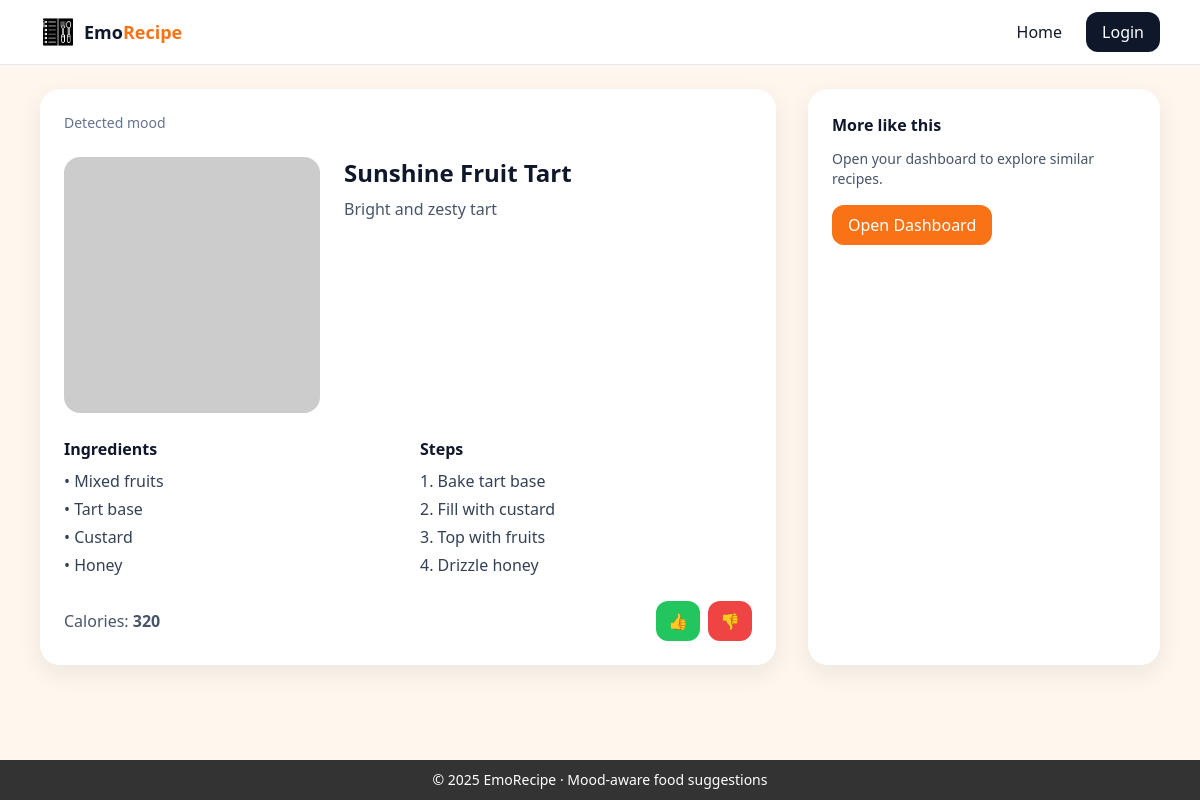
/recipe/1, run on the app's committed database.
### tables this page shows
CREATE TABLE recipes (
  id INTEGER PRIMARY KEY AUTOINCREMENT,
  title TEXT NOT NULL,
  description TEXT,
  ingredients TEXT NOT NULL,  -- JSON array
  steps TEXT NOT NULL,        -- JSON array
  calories INTEGER DEFAULT 0,
  mood_tag TEXT NOT NULL,     -- celebration | chocolate | comfort | high_protein | fresh
  image_url TEXT,
  rating REAL DEFAULT 4.5
);

### app.py (the view)
@app.get("/recipe/<int:rid>")
def recipe_view(rid: int):
    recipe = query_one("SELECT * FROM recipes WHERE id = ?", (rid,))
    if not recipe:
        flash("Recipe not found", "error")
        return redirect(url_for("home"))
    recipe = dict(recipe)
    recipe["ingredients"] = json.loads(recipe["ingredients"])
    recipe["steps"] = json.loads(recipe["steps"])
    recipe_title_sanitized = recipe["title"].replace(" ", "+")
    recipe["image_url"] = f"https://placehold.co/600x450/f97316/fff?text={recipe_title_sanitized}"
    return render_template("mood_based_recipe_card.html", recipe=recipe, mood=request.args.get("mood", ""), config=app.config)

### database/db_helper.py (called while the page is built)
def _connect():
    con = sqlite3.connect(current_app.config["DATABASE_PATH"])
    con.row_factory = sqlite3.Row
    return con

def get_db():
    if "db" not in g:
        g.db = _connect()
    return g.db

def query_one(sql: str, params: tuple = ()):
    cur = get_db().execute(sql, params)
    row = cur.fetchone()
    cur.close()
    return row

### templates/mood_based_recipe_card.html (shortened to what this page needs)
{% extends "base.html" %}
{% block content %}
<div class="grid md:grid-cols-3 gap-8">
  <div class="md:col-span-2 card-soft bg-white p-6">
    <div class="text-sm text-slate-500">Detected mood</div>
    <div class="mt-6 flex flex-col md:flex-row gap-6">
      {% if recipe.image_url %}
        <img src="{{ recipe.image_url }}" class="w-full md:w-64 h-64 object-cover rounded-2xl" alt="">
      {% endif %}
      <div>
        <h3 class="text-2xl font-semibold">{{ recipe.title }}</h3>
        <p class="text-slate-600 mt-2">{{ recipe.description }}</p>
      </div>
    </div>
    <div class="mt-6 grid md:grid-cols-2 gap-6">
      <div>
        <h4 class="font-semibold mb-2">Ingredients</h4>
        <ul class="space-y-1 text-slate-700">
          {% for x in recipe.ingredients %}
          <li>• {{ x }}</li>
          {% endfor %}
        </ul>
      </div>
      <div>
        <h4 class="font-semibold mb-2">Steps</h4>
        <ol class="list-decimal list-inside space-y-1 text-slate-700">
          {% for s in recipe.steps %}
          <li>{{ s }}</li>
          {% endfor %}
        </ol>
      </div>
    </div>
    <div class="mt-6 flex items-center justify-between">
      <span class="text-slate-600">Calories: <strong>{{ recipe.calories }}</strong></span>
      <div class="flex gap-2">
        <button class="px-3 py-2 rounded-xl bg-green-500 text-white"
                onclick="sendFeedback({{ recipe.id }}, '{{ mood }}','up')">👍</button>
        <button class="px-3 py-2 rounded-xl bg-red-500 text-white"
                onclick="sendFeedback({{ recipe.id }}, '{{ mood }}','down')">👎</button>
      </div>
    </div>
  </div>
  <aside class="card-soft bg-white p-6">
    <h4 class="font-semibold mb-3">More like this</h4>
    <p class="text-sm text-slate-600">Open your dashboard to explore similar recipes.</p>
    <a href="/dashboard" class="inline-block mt-4 btn-accent px-4 py-2 rounded-xl">Open Dashboard</a>
  </aside>
</div>
{% endblock %}

### static/css/style.css (style rules this page uses)
:root { --ink:#0f172a; --muted:#64748b; --accent:#f97316; --mint:#10b981; --cream:#fff7ed; }
body { background:var(--cream); color:var(--ink); }
.card-soft { box-shadow:0 8px 24px rgba(15,23,42,.08); border-radius:1.25rem; }
.btn-accent { background:var(--accent); color:#fff; }

### data on the page
recipes: title "Sunshine Fruit Tart", description "Bright and zesty tart", calories "320"

### other printed values
{{ x }} "Mixed fruits" "Tart base" "Custard" "Honey"
{{ s }} "Bake tart base" "Fill with custard" "Top with fruits" "Drizzle honey"
